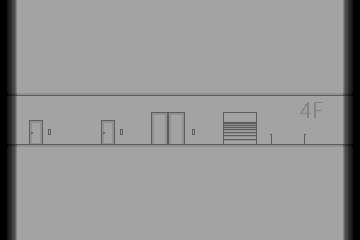

A level layout from a 2D game, rendered from its tile map. Below: a short description, then the map file with tile-grid data replaced by summaries:
An orthogonal 15x10 tile map with 24x24 px tiles, 1 tile layer (Background) and 8 objects (2x wall, floor, elevator, blockedDoor, frontDoor, ...).

<map version="1.10" tiledversion="1.11.0" orientation="orthogonal" renderorder="right-down" width="15" height="10" tilewidth="24" tileheight="24" infinite="0" nextlayerid="4" nextobjectid="10">
 <editorsettings>
  <export target="../tile/4F.json" format="json" />
 </editorsettings>
 <tileset firstgid="1" source="tileSet00.tsx" />
 <layer id="1" name="Background" width="15" height="10">
  <data>[150 cells, 150 non-empty, 13 distinct tile ids]</data>
 </layer>
 <objectgroup id="2" name="NoPassing">
  <object id="6" name="floor" x="24" y="144" width="312" height="24" />
  <object id="7" name="wall" x="0" y="72" width="24" height="96" />
  <object id="8" name="wall" x="336" y="72" width="24" height="96" />
 </objectgroup>
 <objectgroup id="3" name="Interaction">
  <object id="1" name="elevator" x="151" y="112" width="33.875" height="31.9375">
   <properties>
    <property name="SE" value="elevator" />
   </properties>
  </object>
  <object id="2" name="blockedDoor" x="101" y="120" width="13.9688" height="24">
   <properties>
    <property name="eventID" type="int" value="3" />
   </properties>
  </object>
  <object id="3" name="frontDoor" x="29" y="120" width="13.9688" height="24">
   <properties>
    <property name="SE" value="doorOpen" />
   </properties>
  </object>
  <object id="4" name="4F-roofF" x="222.909" y="111.909" width="34.2159" height="32.0909">
   <properties>
    <property name="SE" value="stair" />
   </properties>
  </object>
  <object id="5" name="3F-4F" x="270" y="134" width="36.0682" height="10">
   <properties>
    <property name="SE" value="stair" />
   </properties>
  </object>
 </objectgroup>
</map>
